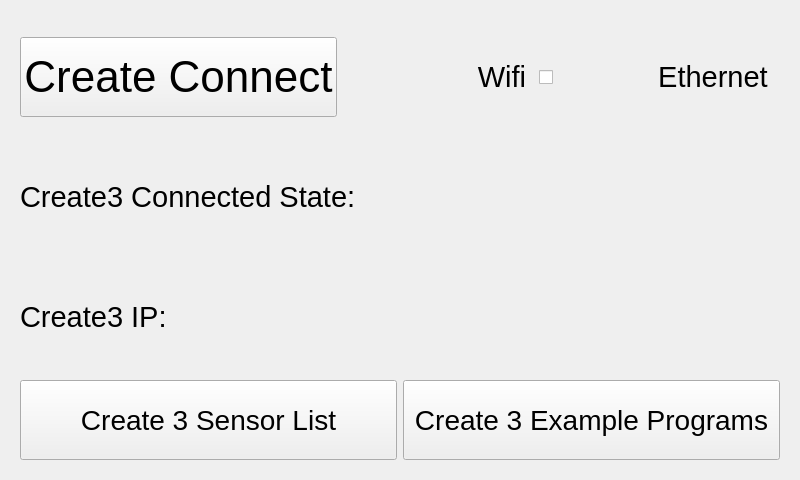
<?xml version="1.0" encoding="UTF-8"?>
<ui version="4.0">
 <class>Create3Widget</class>
 <widget class="QWidget" name="Create3Widget">
  <property name="geometry">
   <rect>
    <x>0</x>
    <y>0</y>
    <width>800</width>
    <height>480</height>
   </rect>
  </property>
  <property name="windowTitle">
   <string>Create 3</string>
  </property>
  <layout class="QVBoxLayout" name="verticalLayout">
   <item>
    <widget class="PlotWidget" name="plot" native="true">
     <property name="font">
      <font>
       <pointsize>22</pointsize>
      </font>
     </property>
     <layout class="QVBoxLayout" name="verticalLayout_3">
      <item>
       <layout class="QHBoxLayout" name="horizontalLayout_2">
        <property name="spacing">
         <number>0</number>
        </property>
        <property name="leftMargin">
         <number>0</number>
        </property>
        <item alignment="Qt::AlignLeft">
         <widget class="QPushButton" name="CreateConnectButton">
          <property name="enabled">
           <bool>true</bool>
          </property>
          <property name="sizePolicy">
           <sizepolicy hsizetype="Minimum" vsizetype="Fixed">
            <horstretch>0</horstretch>
            <verstretch>0</verstretch>
           </sizepolicy>
          </property>
          <property name="minimumSize">
           <size>
            <width>1</width>
            <height>80</height>
           </size>
          </property>
          <property name="maximumSize">
           <size>
            <width>16777215</width>
            <height>16777215</height>
           </size>
          </property>
          <property name="font">
           <font>
            <pointsize>33</pointsize>
           </font>
          </property>
          <property name="text">
           <string>Create Connect</string>
          </property>
         </widget>
        </item>
        <item>
         <layout class="QHBoxLayout" name="horizontalLayout">
          <property name="spacing">
           <number>7</number>
          </property>
          <item>
           <widget class="QLabel" name="wifiToggleLabel">
            <property name="minimumSize">
             <size>
              <width>25</width>
              <height>0</height>
             </size>
            </property>
            <property name="maximumSize">
             <size>
              <width>60</width>
              <height>16777215</height>
             </size>
            </property>
            <property name="font">
             <font>
              <pointsize>22</pointsize>
             </font>
            </property>
            <property name="text">
             <string>Wifi</string>
            </property>
            <property name="alignment">
             <set>Qt::AlignCenter</set>
            </property>
           </widget>
          </item>
          <item>
           <widget class="QCheckBox" name="toggleSwitch">
            <property name="maximumSize">
             <size>
              <width>100</width>
              <height>16777215</height>
             </size>
            </property>
            <property name="styleSheet">
             <string notr="true">QCheckBox::indicator{
	margin-left:10%;
	margin-right:10%
}

QCheckBox::indicator:checked{
	image:url(&quot;://qml/right.png&quot;);
}

QCheckBox::indicator:unchecked{
	image:url(&quot;://qml/left.png&quot;);
}</string>
            </property>
            <property name="text">
             <string/>
            </property>
            <property name="checked">
             <bool>false</bool>
            </property>
           </widget>
          </item>
          <item>
           <widget class="QLabel" name="ethernetToggleLabel">
            <property name="minimumSize">
             <size>
              <width>35</width>
              <height>0</height>
             </size>
            </property>
            <property name="maximumSize">
             <size>
              <width>134</width>
              <height>16777215</height>
             </size>
            </property>
            <property name="font">
             <font>
              <pointsize>22</pointsize>
             </font>
            </property>
            <property name="text">
             <string>Ethernet</string>
            </property>
            <property name="alignment">
             <set>Qt::AlignCenter</set>
            </property>
           </widget>
          </item>
         </layout>
        </item>
       </layout>
      </item>
      <item>
       <layout class="QHBoxLayout" name="CreateConnectHorizontal">
        <item>
         <widget class="QLabel" name="createConnectLabel">
          <property name="font">
           <font>
            <pointsize>22</pointsize>
           </font>
          </property>
          <property name="text">
           <string>Create3 Connected State:</string>
          </property>
         </widget>
        </item>
        <item>
         <widget class="QLabel" name="createConnectState">
          <property name="font">
           <font>
            <pointsize>22</pointsize>
           </font>
          </property>
          <property name="text">
           <string/>
          </property>
          <property name="alignment">
           <set>Qt::AlignLeading|Qt::AlignLeft|Qt::AlignVCenter</set>
          </property>
         </widget>
        </item>
       </layout>
      </item>
      <item>
       <layout class="QHBoxLayout" name="IPHorizontal">
        <item>
         <widget class="QLabel" name="create3IPLabel">
          <property name="maximumSize">
           <size>
            <width>160</width>
            <height>16777215</height>
           </size>
          </property>
          <property name="font">
           <font>
            <pointsize>22</pointsize>
           </font>
          </property>
          <property name="text">
           <string>Create3 IP:</string>
          </property>
         </widget>
        </item>
        <item>
         <widget class="QLabel" name="create3IP">
          <property name="minimumSize">
           <size>
            <width>25</width>
            <height>0</height>
           </size>
          </property>
          <property name="font">
           <font>
            <pointsize>22</pointsize>
           </font>
          </property>
          <property name="text">
           <string/>
          </property>
          <property name="alignment">
           <set>Qt::AlignLeading|Qt::AlignLeft|Qt::AlignVCenter</set>
          </property>
         </widget>
        </item>
       </layout>
      </item>
      <item>
       <layout class="QHBoxLayout" name="TestProgramHorizontal" stretch="0,0">
        <item>
         <widget class="QPushButton" name="Create3SensorListButton">
          <property name="minimumSize">
           <size>
            <width>0</width>
            <height>80</height>
           </size>
          </property>
          <property name="font">
           <font>
            <pointsize>21</pointsize>
           </font>
          </property>
          <property name="text">
           <string>Create 3 Sensor List</string>
          </property>
         </widget>
        </item>
        <item>
         <widget class="QPushButton" name="Create3ExampleProgramButton">
          <property name="minimumSize">
           <size>
            <width>0</width>
            <height>80</height>
           </size>
          </property>
          <property name="font">
           <font>
            <pointsize>21</pointsize>
           </font>
          </property>
          <property name="text">
           <string>Create 3 Example Programs</string>
          </property>
         </widget>
        </item>
       </layout>
      </item>
     </layout>
    </widget>
   </item>
  </layout>
 </widget>
 <customwidgets>
  <customwidget>
   <class>PlotWidget</class>
   <extends>QWidget</extends>
   <header>PlotWidget.h</header>
   <container>1</container>
  </customwidget>
 </customwidgets>
 <resources/>
 <connections/>
</ui>
